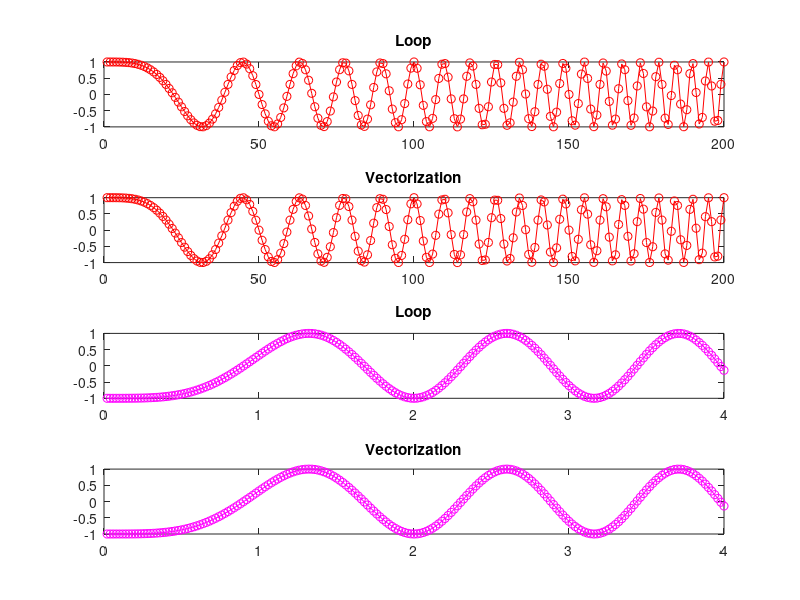

Write the MATLAB code that produced this figure.
%---loops to generate signal
M = 200;
for k=1:M
x(k) = k;
y(k) = cos( 0.001*pi*x(k)*x(k) );
end
subplot(4,1,1);
plot( x, y, 'ro-' ) 
title('Loop')

%---vectors to generate signal
M = 200;
y = cos( 0.001*pi*(1:M).*(1:M) );
subplot(4,1,2);
plot( 1:M, y, 'ro-' )
title('Vectorization')

%---loops to generate signal
N = 200;
for k=1:N
xk(k) = k/50;
rk(k) = sqrt( xk(k)*xk(k) + 2.25 );
sig(k) = exp(j*2*pi*rk(k));
end
subplot(4,1,3)
plot( xk, real(sig), 'mo-' )
title('Loop')

%---vectors to generate signal
N = 200;
xk = (1:N)./50;
rk = sqrt(xk.*xk + 2.25);
sigk = exp(j*2*pi.*rk);
subplot(4,1,4);
plot(xk, real(sigk), 'mo-')
title ('Vectorization')